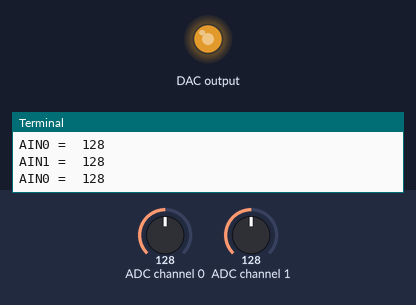
The program below on a simulated Raspberry Pi (BCM pin numbers). On the bench: output pins drawn as LEDs (lit = HIGH), the last lines printed to the terminal. The test bench sets the inputs (shaded band); at power-on: ADC channel 0 = 128, ADC channel 1 = 128 (analog values on the 0–255 scale).

Above: at 1.2 s.
1.3 s: ADC channel 0 set to 178
At 2.0 s:
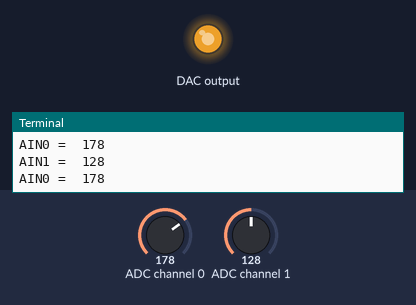
2.8 s: ADC channel 0 set to 0
At 3.1 s:
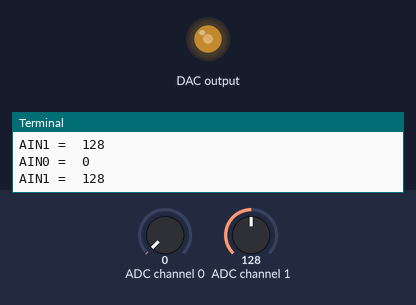
Timing chart, 0 to 5.8 s (numbered marks = the images above; inputs shaded):
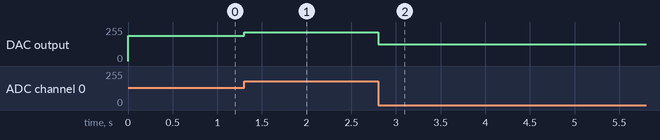

The program:

PCF8591.py
```python
#!/usr/bin/env python
#------------------------------------------------------
#
#		This is a program for PCF8591 Module.
#
#		Warnng! The Analog input MUST NOT be over 3.3V!
#
#		In this script, we use a poteniometer for analog
#   input, and a LED on AO for analog output.
#
#		you can import this script to another by:
#	import PCF8591 as ADC
#
#	ADC.Setup(Address)  # Check it by sudo i2cdetect -y -1
#	ADC.read(channal)	# Channal range from 0 to 3
#	ADC.write(Value)	# Value range from 0 to 255
#
#------------------------------------------------------
import smbus
import time

# for RPI version 1, use "bus = smbus.SMBus(0)"
bus = smbus.SMBus(1)

#check your PCF8591 address by type in 'sudo i2cdetect -y -1' in terminal.
def setup(Addr):
	global address
	address = Addr

def read(chn): #channel
	try:
		if chn == 0:
			bus.write_byte(address,0x40)
		if chn == 1:
			bus.write_byte(address,0x41)
		if chn == 2:
			bus.write_byte(address,0x42)
		if chn == 3:
			bus.write_byte(address,0x43)
		bus.read_byte(address) # dummy read to start conversion
	except Exception, e:
		print "Address: %s" % address
		print e
	return bus.read_byte(address)

def write(val):
	try:
		temp = val # move string value to temp
		temp = int(temp) # change string to integer
		# print temp to see on terminal else comment out
		bus.write_byte_data(address, 0x40, temp)
	except Exception, e:
		print "Error: Device address: 0x%2X" % address
		print e

if __name__ == "__main__":
	setup(0x48)
	while True:
		print 'AIN0 = ', read(0)
		print 'AIN1 = ', read(1)
		tmp = read(0)
		tmp = tmp*(255-125)/255+125 # LED won't light up below 125, so convert '0-255' to '125-255'
		write(tmp)
#		time.sleep(0.3)
```

Measured:
- after the input at 1.3 s, DAC output: 190/255 → 215/255 at once
- after the input at 2.8 s, DAC output: 215/255 → 125/255 at once
